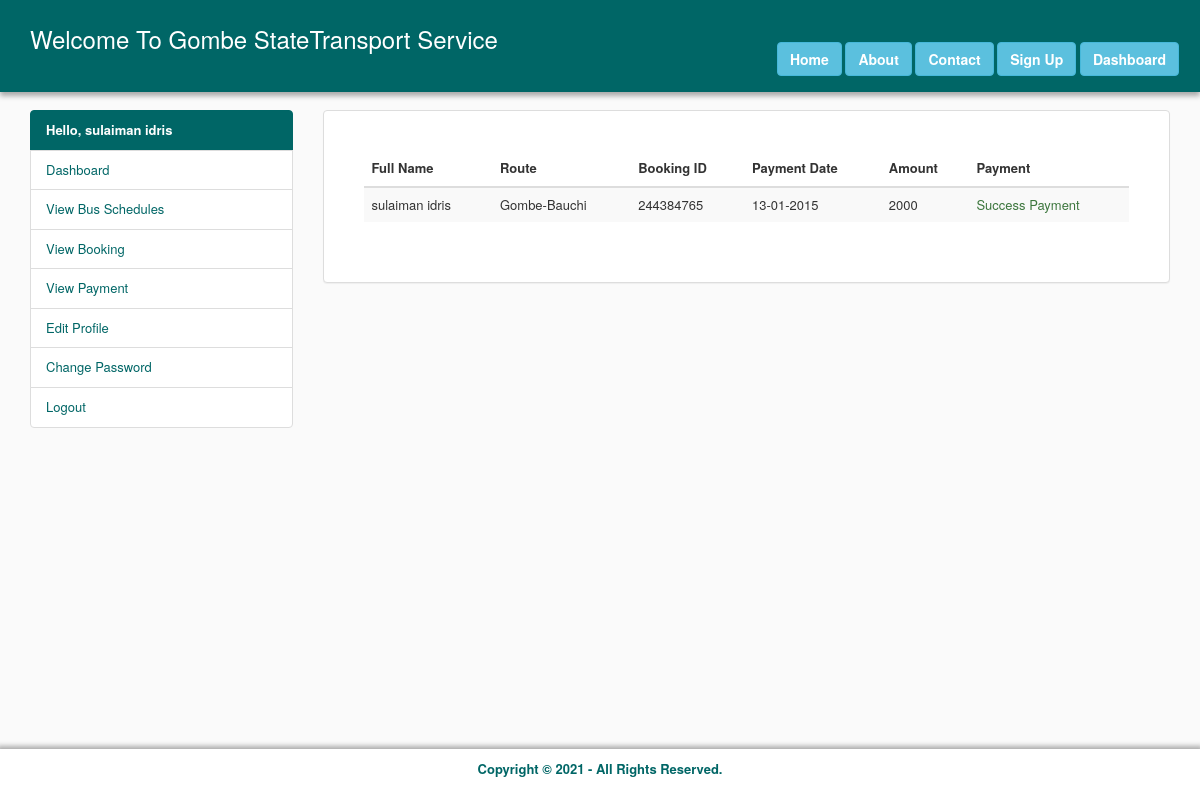
Page /view_payment.php (signed in) on the committed database.
### tables this page shows
CREATE TABLE `users` (
  `id` int(11) NOT NULL,
  `fname` varchar(200) NOT NULL,
  `lname` varchar(200) NOT NULL,
  `email` varchar(200) NOT NULL,
  `phone` varchar(200) NOT NULL,
  `password` varchar(200) NOT NULL,
  `status` enum('0','1') NOT NULL
);

CREATE TABLE `payment_booking` (
  `id` int(11) NOT NULL,
  `fname` varchar(200) NOT NULL,
  `lname` varchar(200) NOT NULL,
  `email` varchar(200) NOT NULL,
  `booking_id` varchar(200) NOT NULL,
  `bus_no` varchar(200) NOT NULL,
  `route` varchar(200) NOT NULL,
  `cname` varchar(200) NOT NULL,
  `cnumber` varchar(200) NOT NULL,
  `ccv` varchar(200) NOT NULL,
  `amount` varchar(200) NOT NULL,
  `ctype` varchar(191) NOT NULL,
  `bname` varchar(191) NOT NULL,
  `payment_date` varchar(200) NOT NULL,
  `payment_id` varchar(200) NOT NULL,
  `status` enum('0','1') NOT NULL
);

### view_payment.php (the view, shortened to what this page needs)
<?php
	require 'config/conn.php';
?>
<!DOCTYPE html>
<html>
<head>
	<link rel="stylesheet" type="text/css" href="css/bootstrap.min.css">
	<link rel="stylesheet" type="text/css" href="css/style.css">
</head>
<body>
	<?php require 'config/header.php'; ?>
	<div class="container" style="margin-top: 110px">
		<div class="row">
			<?php require 'config/sidebar.php'; ?>
			<div class="col-md-9">
				<div class="panel panel-default">
				  <div class="panel-body" style="padding: 40px">
				  	<form method="POST" action="">
				  		<table class="table table-striped">
						    <thead>
						      <tr>
						        <th>Full Name</th>
						        <th>Route</th>
						        <th>Booking ID</th>
						        <th>Payment Date</th>
						        <th>Amount</th>
						        <th>Payment</th>
						      </tr>
						    </thead>
						    <?php
						    	$schedule = mysqli_query($isah, "SELECT * FROM `payment_booking` WHERE email='".$_SESSION['email']."' AND status='1'");
						    	while($viewRows = mysqli_fetch_array($schedule)){
						    ?>
						    <tbody>
						      <tr>
						        <td><?php echo $viewRows['fname']." ".$viewRows['lname']; ?></td>
						        <td><?php echo $viewRows['route']; ?></td>
						        <td><?php echo $viewRows['booking_id']; ?></td>
						        <td><?php echo $viewRows['payment_date']; ?></td>
						        <td><?php echo $viewRows['amount']; ?></td>
						        <td><span class="text-success">Success Payment</span></td>
						      </tr>
						    </tbody>
						    <?php } ?>
						  </table>
				  	</form>
				  </div>
				</div>
			</div>
		</div>
	</div>
	<?php require 'config/footer.php'; ?>
</body>
</html>

### config/sidebar.php
<?php
	$User = mysqli_query($isah, "SELECT * FROM users WHERE (email='".$_SESSION['email']."' OR phone='".$_SESSION['email']."') ");
	$viewUser = mysqli_fetch_array($User);
?>
<div class="col-md-3">
				<div class="list-group">
				  <a href="#" class="list-group-item disabled"><b>Hello, <?php echo $viewUser['fname']." ".$viewUser['lname']; ?> </b></a>
				  <a href="dashboard.php" class="list-group-item">Dashboard </a>
				  <a href="bus_schedules.php" class="list-group-item">View Bus Schedules</a>
				  <a href="view_booking.php" class="list-group-item">View Booking</a>
				  <a href="view_payment.php" class="list-group-item">View Payment</a>
				  <a href="view_profile.php" class="list-group-item">Edit Profile </a>
				  <a href="change_password.php" class="list-group-item">Change Password</a>
				  <a href="logout.php" class="list-group-item">Logout</a>
				</div>
			</div>

### css/style.css (style rules this page uses)
body { font-size: 13px; background-color: #fafafa; }
.list-group-item.disabled, .list-group-item.disabled:focus, .list-group-item.disabled:hover { background-color: #006666; border: 1px solid #006666; color: #ffffff; }
a.list-group-item, button.list-group-item { color: #006666; }

### rows in the picture
users: fname "sulaiman", lname "idris"
payment_booking: fname "sulaiman", lname "idris", route "Gombe-Bauchi", booking "244384765", payment_date "13-01-2015", amount "2000"
